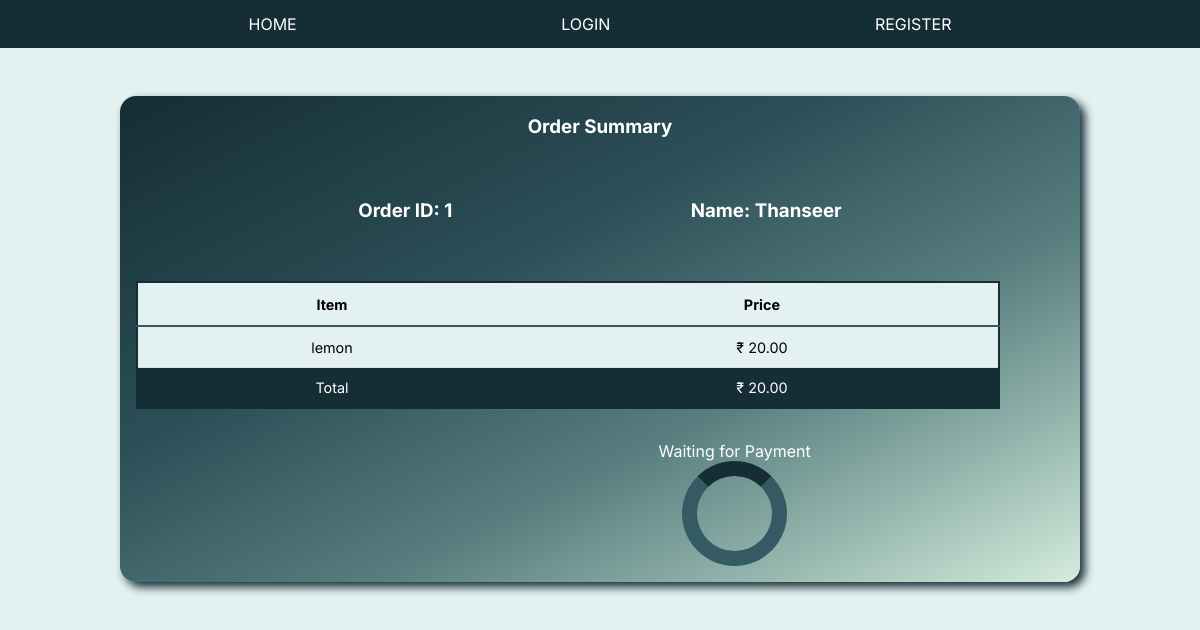
The page /rorders/1/ on the database as committed earlier.
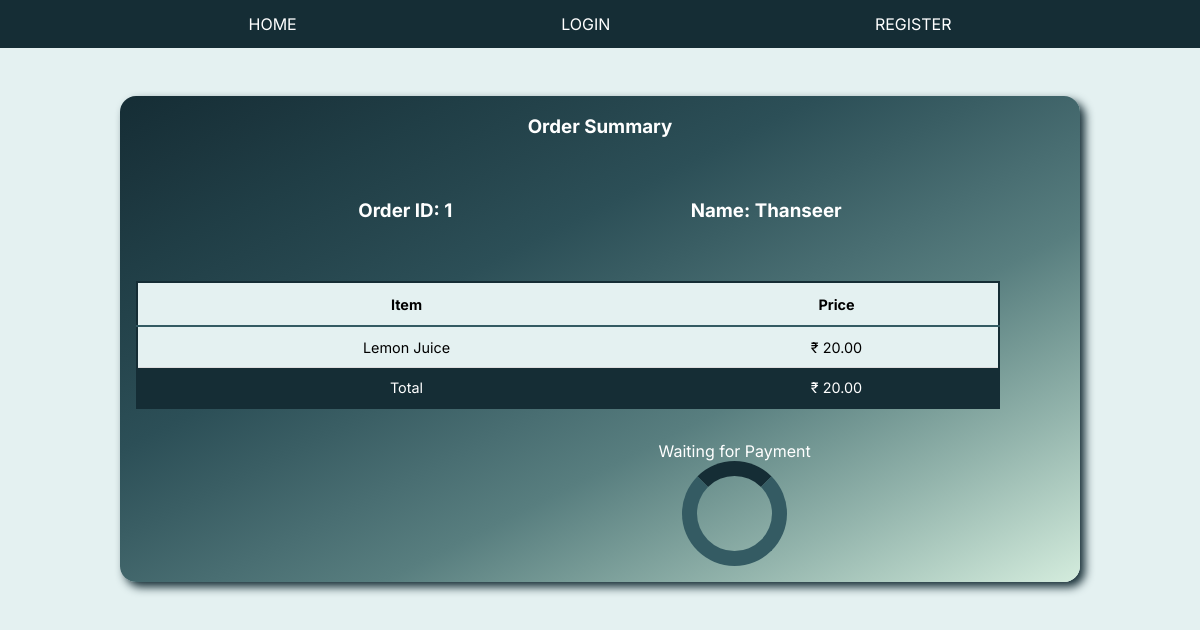
The same page on the database as committed later.
### rishabs/models.py (models this page shows, shortened)
class MenuItem(models.Model):
    name = models.CharField(max_length=100)
    description = models.TextField()
    image = models.ImageField(upload_to='menu_images/')
    price = models.DecimalField(max_digits=5, decimal_places=2)
    category = models.ManyToManyField('Category', related_name='item')

### rishabs/views.py (the view, shortened to what this page needs)
# urls.py: path('rorders/<int:pk>/', views.rorder_details, name="rorder_details"),
def rorder_details(request,pk):
    if request.method == "POST":
        order = OrderModel.objects.get(pk=pk)
        order.delete()
        juice = MenuItem.objects.filter(category__name__contains='juice')
        hot_drinks = MenuItem.objects.filter(category__name__contains='hot_drinks')
        snacks = MenuItem.objects.filter(category__name__contains='snacks')
        context = {
            'juice': juice,
            'hot_drinks': hot_drinks,
            'snacks': snacks,
            'message':'Order has been cancelled!'
        }
        return render(request, 'rishabs/order.html', context)
    else:
        check = OrderModel.objects.filter(pk=pk)
        if len(check)>0:
            order = OrderModel.objects.get(pk=pk)
        context = {
            'order':order
        }
        return render(request, 'rishabs/rorder_details.html',context)

### rishabs/templates/rishabs/rorder_details.html (shortened to what this page needs)
{% extends 'rishabs/layout2.html' %}
{% block content %}
<div class="order-details">
    <div>
        <h3>Order Summary</h3>
    </div>
    <div class="orderid-name">
        <div>
            <h3>Order ID: {{order.id}}</h3>
        </div>
        <div>
            <h3>Name: {{order.order_user.username}}</h3>
        </div>
    </div>
    <div class="order-details-div">
        <table class="styled-table1">
            <thead>
                <th>Item</th>
                <th>Price</th>
            </thead>
            <tbody>
                {% for item in order.items.all %}
                <tr>
                    <td>{{ item.name }}</td>
                    <td>&#x20b9; {{ item.price }}</td>
                </tr>
                {% endfor %}
                <tr id="order-total">
                    <td>Total</td>
                    <td>&#x20b9; {{ order.price }}</td>
                </tr>
            </tbody>
        </table>
    </div>
    <div class="order-footer">
        {% if order.is_paid %}
            <div class="order-footer-l">
                <h3>&#x2705; Order has been Paid</h3>
            </div>
            <div class="order-footer-r">
                {% if order.is_delivered %}
                    <h3>&#x2705; Order has been Delivered</h3>
                {% else %}
                    <h3>&#10060; Order is being Prepared</h3>
                {% endif %}
            </div>
        {% else %}
            <div class="order-footer-l"></div>
                <div class="loader">Waiting for Payment</div>
            </div>
        {% endif %}
    </div>
</div>
{% endblock %}

Rows that differ between the two databases and show on the page:
changed MenuItem: name "lemon" → "Lemon Juice"
